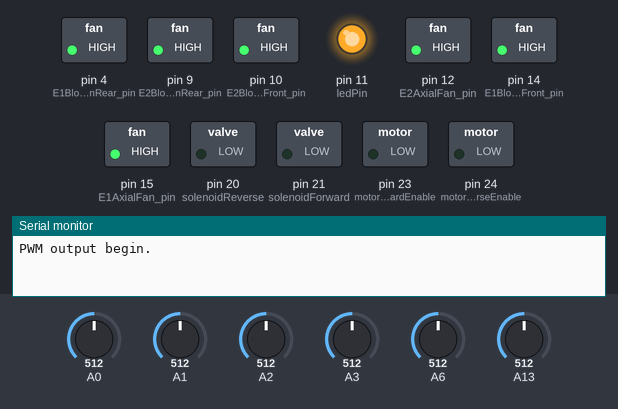
Bench run of a sketch on a simulated Arduino Mega 2560, built with avr-gcc and run on an emulated ATmega2560. Parts: switched loads named in the sketch (green lamp = pin HIGH), output pins drawn as LEDs (lit = HIGH), the last lines printed to the serial monitor. Inputs (shaded band) come from the test bench; at power-on: A0 = 512, A1 = 512, A2 = 512, A3 = 512, A6 = 512, A13 = 512.

Above: at 0.39 s.
At 0.54 s:
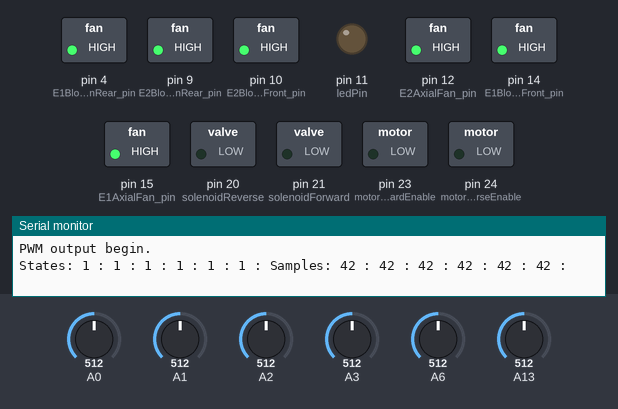
At 0.7 s:
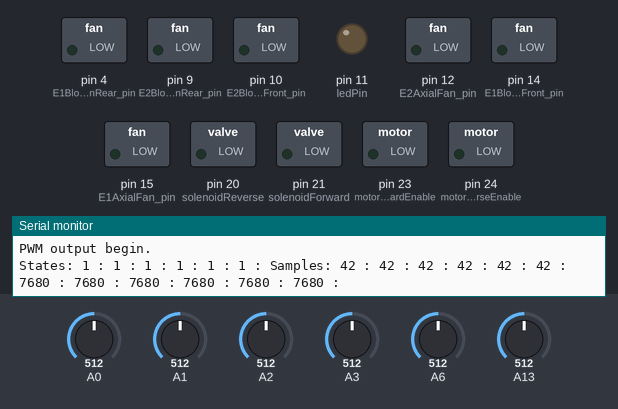
At 2.2 s:
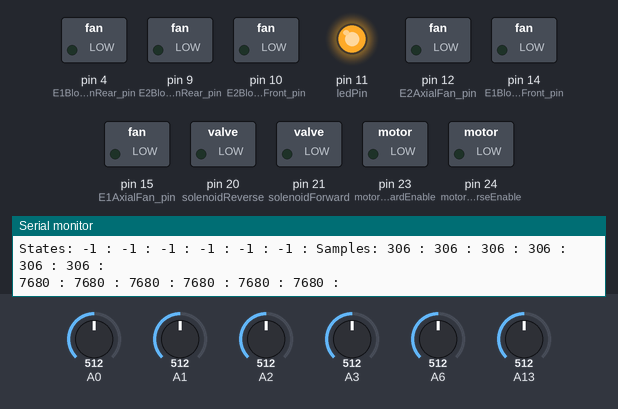
Timing chart, 0 to 3.3 s (numbered marks = the images above):
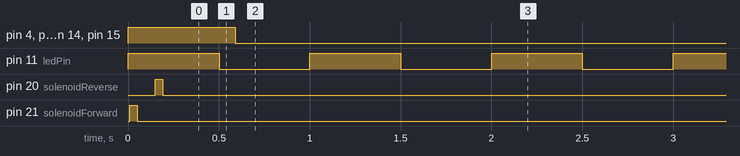

The sketch:

PWM_Control_V1.ino
```cpp
#include <SPI.h>
#include <math.h>
#include "Teensy2_Pins.h"

#define NUMFANS 6

double dutyCycle = 0.5;           // interval at which to blink (milliseconds)

const word PWM_FREQ_HZ = 25000; //Adjust this value to adjust the frequency
const int fanDeathSampleCount = 50; //Sample count required to determine a fan is bad/dead
const long fanSampleInterval = 5; //Sample interval in ms to check fans
const long changeTime = 500;
const int fanPins[NUMFANS] = {E1AxialFan_pin, E1BlowerFanFront_pin, E1BlowerFanRear_pin, E2AxialFan_pin, E2BlowerFanFront_pin, E2BlowerFanRear_pin};
const int tachPins[NUMFANS] = {tach0_pin, tach1_pin, tach2_pin, tach3_pin, tach4_pin, tach5_pin};

int ledState = HIGH; // ledState used to set the LED
int fanStates[NUMFANS] = {HIGH, HIGH, HIGH, HIGH, HIGH, HIGH}; //State of each fan, default ON.
int fanHealthSamples[NUMFANS] = {0, 0, 0, 0, 0, 0}; //Array used to count the number of bad samples from a fan to determine it is dead.
int fanHealth[NUMFANS] = {1, 1, 1, 1, 1, 1}; //Health of all fans. Default GOOD, if bad, set to 0 for error handling

// Generally, you should use "unsigned long" for variables that hold time
// The value will quickly become too large for an int to store
unsigned long previousMillis = 0;        // will store last time LED was updated
unsigned long changeMillis = 0;
unsigned long fanMillis = 0;

/////////////////////////////////////////////////////////////////////////////////////////////////////////////////////////////////////////////////
/////////         SETUP                    /////////////////////////////////////////////////////////////////////////////////////////////
///////////////////////////////////////////////////////////////////////////////////////////////////////////////////////////////
void setup() {
  // put your setup code here, to run once:
  for(int i = 0; i < NUMFANS; i++){
    pinMode(fanPins[i], OUTPUT);
  }
  pinMode(ledPin,OUTPUT);
  pinMode(solenoidForward,OUTPUT);
  pinMode(solenoidReverse,OUTPUT);
  pinMode(motorForwardEnable, OUTPUT);
  pinMode(motorReverseEnable, OUTPUT);
  Serial.begin(9600);
  Serial.print("PWM output begin.");
  digitalWrite(ledPin, ledState);
  updateAllFanStates(); //DigitalWrite all fan states

  delay(10);

  homeSolenoid();
  resetAllFanHealth();
}


/////////////////////////////////////////////////////////////////////////////////////////////////////////////////////////////////////////////////
/////////         MAIN ARDUINO LOOP         /////////////////////////////////////////////////////////////////////////////////////////////
///////////////////////////////////////////////////////////////////////////////////////////////////////////////////////////////
void loop() {
  //Blinking light to show life
  blinkLED();

  sampleHealthOfAllFans();

  updateAllFanStates(); //DigitalWrite all fan states
 }


/////////////////////////////////////////////////////////////////////////////////////////////////////////////////////////////////////////////////
/////////         FUNCTIONS                /////////////////////////////////////////////////////////////////////////////////////////////
///////////////////////////////////////////////////////////////////////////////////////////////////////////////////////////////

//============ SOLENOID STUFF ==================================


//Routine to cycle solenoid state to return to a known state
//NOTE - Does not give any indication as to it's success while homing.
void homeSolenoid(){
  //Index:
  //solenoidForward High && solenoidReverse LOW = Retract
  //solenoidForward Low && solenoidReverse High = Extend
  //solenoidForward HIGH && solenoidReverse HIGH = neither/inactive
  //solenoidForward LOW && solenoidReverse LOW = neither/inactive

  digitalWrite(solenoidForward,HIGH);
  digitalWrite(solenoidReverse,LOW);
  delay(40);
  digitalWrite(solenoidForward,LOW);
  delay(100);
  digitalWrite(solenoidReverse,HIGH);
  digitalWrite(solenoidForward,LOW);
  delay(40);
  digitalWrite(solenoidReverse,LOW);
  delay(100);
}

//============ FAN STUFF ==================================

//Writes to each fan pin the current state determined by the global fanStates array.
void updateAllFanStates(){
  for(int i = 0; i < NUMFANS; i++){
    // if(fanHealth[i]){
      digitalWrite(fanPins[i],fanStates[i] > 0 ? HIGH : LOW);
    // } else {
      // digitalWrite(fanPins[i],0); //If fan is unhealthy, do not turn it on. Health must first be reset.
    // }
  }
}


// Function determines the health of all fans and stores their health in the global fanHealth array
void sampleHealthOfAllFans(){
  unsigned long currentMillis = millis();
  if(!(currentMillis - fanMillis >= fanSampleInterval)){
    return;
  }
  //If sample interval has been exceeded, sample fans
  fanMillis = currentMillis;

  //Update fanHealth count for all fans
  for(int i = 0; i < NUMFANS; i++){
    if(fanStates[i] && (analogRead(tachPins[i])/4*60 >= 10000 || analogRead(tachPins[i]/4*60 <4000))){ //If fan is on & fan is outside of nominal rpm range
      //TODO: Determine better range for RPM
      fanHealthSamples[i] = fanHealthSamples[i]+1;
    } else {
      fanHealthSamples[i] = 0; //Reset consecutive bad sample counter
    }
  }

  //Check if any fans have errored
  for(int i = 0; i < NUMFANS; i++){
    if(fanHealthSamples[i] >= fanDeathSampleCount && fanStates[i]){
      //If fan is unhealthy and the fan is on, set it to unhealthy and turn it off.
      fanHealth[i] = 0;
      fanStates[i] = -1;
    } else if(fanStates[i]) {
      //If fan is on and fan is in good health, make sure it is indicated
      fanHealth[i] = 1;
    }
  }
}

void logHealthOfAllFans(){
  Serial.println();
  Serial.print("States: ");
  for(int i = 0; i < NUMFANS; i++){
    Serial.print(String(fanStates[i])+String(" : "));
  }
  Serial.print("Samples: ");
  for(int i = 0; i < NUMFANS; i++){
    Serial.print(String(fanHealthSamples[i]+String(" : ")));
  }
  Serial.println();
  for(int i = 0; i < NUMFANS; i++){
    Serial.print(String(analogRead(tachPins[i])/4*60)+String(" : "));
  }
}


//Function to reset all fan states if needed
void resetAllFanHealth(){
  for(int i = 0; i < NUMFANS; i++){
    fanHealth[i] = 0;
    fanHealthSamples[i] = 0;
  }
}

// Reset the health indicators for a specific fam
// Input: integer representing the fan to be reset (0 - 5)
// Output: 0 on nominal, Non 0 for everything else.
int resetHealthOfSpecificFan(int fanToReset){
  if(fanToReset >= NUMFANS || fanToReset < 0){
    return 1;
  }
  fanHealth[fanToReset] = 0;
  fanHealth[fanToReset] = 0;

  return 0;
}

//Checks the selected fan's health
//Returns 1 on healthy, 0 on unhealthy.
int checkFanHealth(int fanToCheck){
  switch(fanToCheck){
    case 0:
    case 1:
    case 2:
    case 3:
    case 4:
    case 5:
      if(fanHealth[fanToCheck] >= fanDeathSampleCount && fanStates[fanToCheck]){
        return 0; //Fan is unhealthy
      } else {
        return 1; //Fan is healthy or off
      }
    break;
    default:
      return 0;
    break;
  }
}


//============ LED STUFF ==================================

//Life indicator LED blink
void blinkLED(){
  unsigned long currentMillis = millis();
  if(currentMillis - previousMillis >= changeTime){
    previousMillis = currentMillis;
    if(ledState == LOW){
      ledState = HIGH;
    } else {
      ledState = LOW;
    }
    digitalWrite(ledPin, ledState);
    logHealthOfAllFans();
  }
}
```

Teensy2_Pins.h
```cpp
//TEENSY 2.0 PINOUT
//             GND
//          SS   0   -- SPI SS  to RAMBO
//          SCK  1   -- SPI SCK to RAMBO
//          MOSI 2   -- SPI MOSI to RAMBO
//          MISO 3   -- SPI MISO to RAMBO
//          PWM  4   -- Extruder ?? PWM
//  SCL PWM INT0 5   -- I2C Reserved
//  SDA     INT1 6   -- I2C Reserved
//       RX INT2 7
//       TX INT3 8
//      PWM      9   -- Extruder ?? PWM
//      PWM      10  -- Extruder1 Blower Fan PWM Control
//   (LED)  A10  11
//      PWM  A9  12  -- Extruder1 Axial Cooling Fan PWM Control
//           A8  13  -- TACH 4
//      PWM  A7  14  -- Extruder2 Blower Fan PWM Control
//      PWM  A6  15  -- Extruder2 Axial Cooling Fan PWM Control
//           A5  16  -- TACH 3
//           A4  17  -- TACH 2
//           A3  18  -- TACH 1
//           A2  19  -- TACH 0
//           A1  20  -- Solenoid Retract
//           A0  21  -- Solenoid Extend
//              +5V
//           A11 22  -- TACH 5
//               23  -- Motor Forward Enable
//   (interior)  24  -- Motor Reverse Enable


//Extruder Pins
const int E1BlowerFanFront_pin = 14;
const int E1BlowerFanRear_pin = 4;
const int E1AxialFan_pin = 15;
const int E2BlowerFanFront_pin = 10;
const int E2BlowerFanRear_pin = 9;
const int E2AxialFan_pin = 12;

//Solenoid Pins
const int solenoidForward = 21;
const int solenoidReverse = 20;

//Motor Pins
const int motorForwardEnable = 23;
const int motorReverseEnable = 24;

//LED Pins
const int ledPin = 11;

//SPI Pins
const int SS_pin = 0;
const int SCK_pin = 1;
const int MOSI_pin = 2;
const int MISO_pin = 3;

//Tachometers
const int tach0_pin = 19;  //Extruder 1 Axial Fan (Heatsink)
const int tach1_pin = 18;  //Extruder 1 Front Blower Fan
const int tach2_pin = 17;  //Extruder 1 Rear Blower Fan
const int tach3_pin = 16;  //Extruder 2 Axial Fan (Heatsink)
const int tach4_pin = 13;  //Extruder 2 Front Blower Fan
const int tach5_pin = 22;  //Extruder 2 Rear Blower Fan
```

Measured:
- by itself, pin 11 (ledPin): alternates HIGH for 0.50 s and LOW for 0.50 s
- by itself, pin 4 (E1BlowerFanRear_pin), pin 9 (E2BlowerFanRear_pin), pin 10 (E2BlowerFanFront_pin), pin 12 (E2AxialFan_pin), pin 14 (E1BlowerFanFront_pin), pin 15 (E1AxialFan_pin): HIGH → LOW at 0.59 s
- by itself, everything shown: repeats every 2.0 s, in 4 steps
